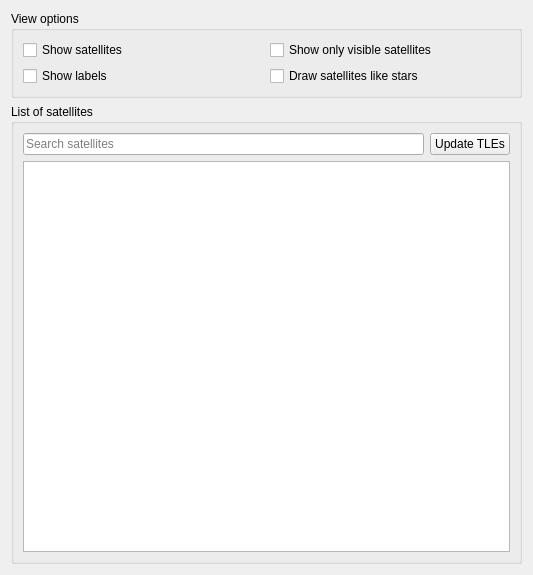
<?xml version="1.0" encoding="UTF-8"?>
<ui version="4.0">
 <class>OpsSatellites</class>
 <widget class="QWidget" name="OpsSatellites">
  <property name="geometry">
   <rect>
    <x>0</x>
    <y>0</y>
    <width>533</width>
    <height>575</height>
   </rect>
  </property>
  <layout class="QGridLayout" name="gridLayout">
   <item row="1" column="0">
    <layout class="QVBoxLayout" name="verticalLayout">
     <item>
      <widget class="QGroupBox" name="groupBox_2">
       <property name="title">
        <string>View options</string>
       </property>
       <layout class="QVBoxLayout" name="verticalLayout_3">
        <item>
         <layout class="QHBoxLayout" name="horizontalLayout">
          <property name="sizeConstraint">
           <enum>QLayout::SetDefaultConstraint</enum>
          </property>
          <item>
           <widget class="QCheckBox" name="kcfg_ShowSatellites">
            <property name="text">
             <string>Show satellites</string>
            </property>
           </widget>
          </item>
          <item>
           <widget class="QCheckBox" name="kcfg_ShowVisibleSatellites">
            <property name="text">
             <string>Show only visible satellites</string>
            </property>
           </widget>
          </item>
         </layout>
        </item>
        <item>
         <layout class="QHBoxLayout" name="horizontalLayout_2">
          <item>
           <widget class="QCheckBox" name="kcfg_ShowSatellitesLabels">
            <property name="text">
             <string>Show labels</string>
            </property>
           </widget>
          </item>
          <item>
           <widget class="QCheckBox" name="kcfg_DrawSatellitesLikeStars">
            <property name="text">
             <string>Draw satellites like stars</string>
            </property>
           </widget>
          </item>
         </layout>
        </item>
       </layout>
      </widget>
     </item>
     <item>
      <widget class="QGroupBox" name="groupBox">
       <property name="title">
        <string>List of satellites</string>
       </property>
       <layout class="QVBoxLayout" name="verticalLayout_2">
        <item>
         <layout class="QHBoxLayout" name="horizontalLayout_3">
          <item>
           <widget class="QLineEdit" name="FilterEdit">
            <property name="placeholderText">
             <string>Search satellites</string>
            </property>
            <property name="showClearButton" stdset="0">
             <bool>true</bool>
            </property>
           </widget>
          </item>
          <item>
           <widget class="QPushButton" name="UpdateTLEButton">
            <property name="sizePolicy">
             <sizepolicy hsizetype="Fixed" vsizetype="Fixed">
              <horstretch>0</horstretch>
              <verstretch>0</verstretch>
             </sizepolicy>
            </property>
            <property name="text">
             <string>Update TLEs</string>
            </property>
           </widget>
          </item>
         </layout>
        </item>
        <item>
         <widget class="QTreeView" name="SatListTreeView"/>
        </item>
       </layout>
      </widget>
     </item>
    </layout>
   </item>
  </layout>
 </widget>
 <resources/>
 <connections/>
</ui>
